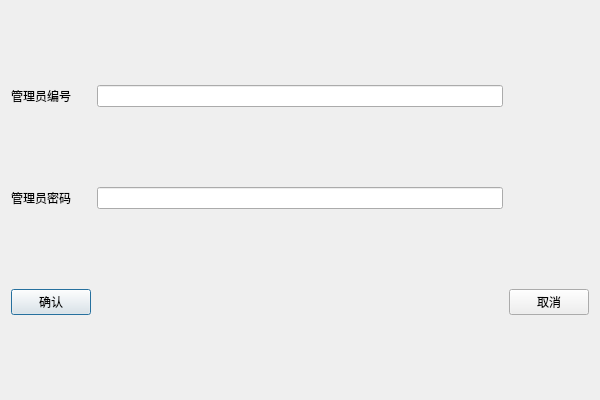
<?xml version="1.0" encoding="UTF-8"?>
<ui version="4.0">
 <class>adcell2_addAdministrator</class>
 <widget class="QDialog" name="adcell2_addAdministrator">
  <property name="geometry">
   <rect>
    <x>0</x>
    <y>0</y>
    <width>600</width>
    <height>400</height>
   </rect>
  </property>
  <property name="windowTitle">
   <string>Dialog</string>
  </property>
  <layout class="QGridLayout" name="gridLayout">
   <item row="0" column="0">
    <widget class="QLabel" name="label">
     <property name="text">
      <string>管理员编号</string>
     </property>
    </widget>
   </item>
   <item row="0" column="1">
    <widget class="QLineEdit" name="administrator_id"/>
   </item>
   <item row="1" column="0">
    <widget class="QLabel" name="label_2">
     <property name="text">
      <string>管理员密码</string>
     </property>
    </widget>
   </item>
   <item row="1" column="1">
    <widget class="QLineEdit" name="administrator_password"/>
   </item>
   <item row="2" column="0">
    <widget class="QPushButton" name="btn_commit">
     <property name="text">
      <string>确认</string>
     </property>
    </widget>
   </item>
   <item row="2" column="2">
    <widget class="QPushButton" name="btn_cancel">
     <property name="text">
      <string>取消</string>
     </property>
    </widget>
   </item>
  </layout>
 </widget>
 <resources/>
 <connections/>
</ui>
